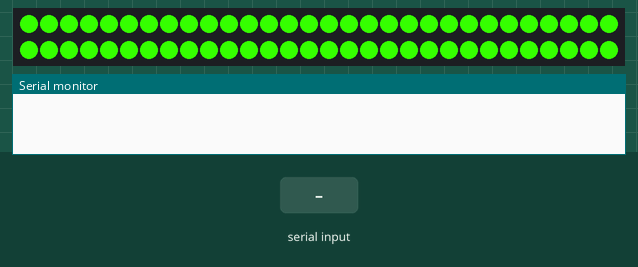
This sketch was run on a simulated Arduino Uno, built with avr-gcc and run on an emulated ATmega328P. On the bench: 60 RGB LEDs in strip order, left to right, continuing on the next row, the last lines printed to the serial monitor. Inputs (shaded band) come from the test bench.

Above: at 1.2 s.
1.3 s: "G" received over Serial
At 1.9 s:
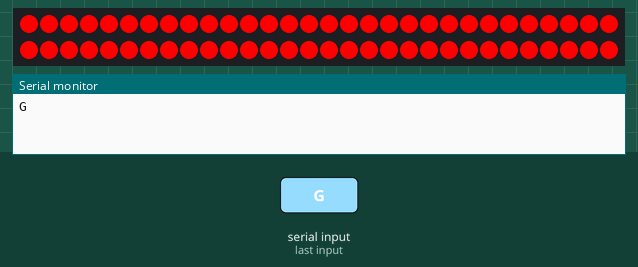
2.8 s: "B" received over Serial
At 3.1 s:
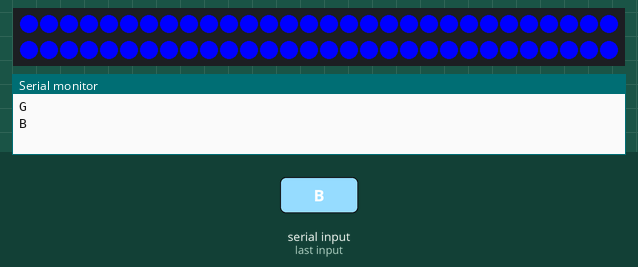
4.3 s: "Y" received over Serial
At 5.4 s:
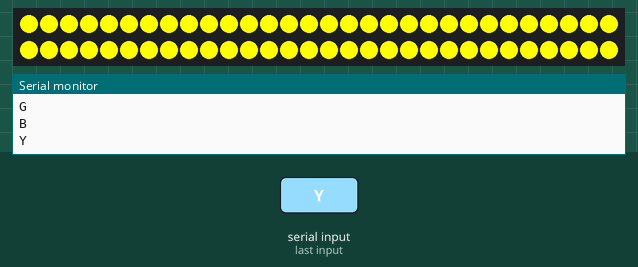
5.8 s: "X" received over Serial
At 6.6 s:
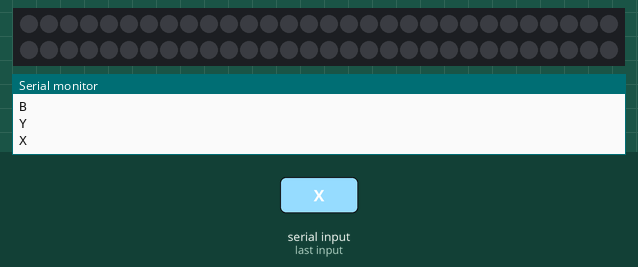
7.3 s: "R" received over Serial
At 7.7 s:
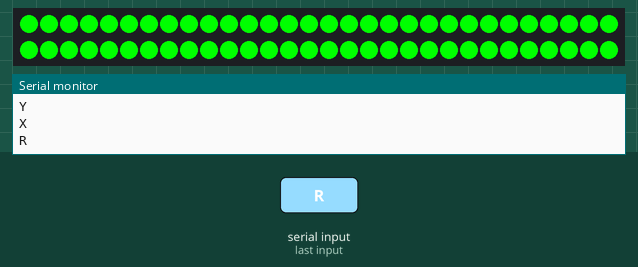
Timing chart, 0 to 9.8 s (numbered marks = the images above; inputs shaded):
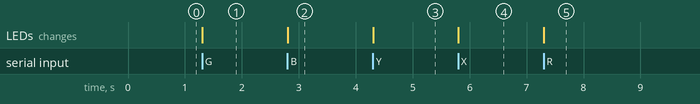

Measured:
- after the input at 1.3 s, the LEDs: change at once (image 1)
- after the input at 2.8 s, the LEDs: change at once (image 2)
- after the input at 4.3 s, the LEDs: change at once (image 3)
- after the input at 5.8 s, the LEDs: change at once (image 4)
- after the input at 7.3 s, the LEDs: change at once (image 5)

The sketch:

Adafruit_Dotstar_Test.ino
```cpp
#include <SPI.h>
#include <Adafruit_DotStar.h>


#define NUMPIXELS 60


// Create the srtip


Adafruit_DotStar strip = Adafruit_DotStar(NUMPIXELS, DOTSTAR_BRG);

uint32_t color = 0x35FF00; //orange

void simpleOn(uint32_t color, int tail, int head) {
  for (int i=tail; i<head; i++){
    strip.setPixelColor(i, color);
  }
  strip.show();
}

void setup() {
  Serial.begin(9600); //initializes the serial port
  strip.begin(); //initializes the strip
  strip.show(); //turn off LEDs within NONPIXELS
}


void loop() {
  int tail = 0;
  int head = 60;
  if (Serial.available() > 0) {
   int colorByte = Serial.read();
    switch (colorByte) {
    case 'R':
      color = 0x00FF00; //red
      Serial.println('R');
      break;
    case 'G':
      color = 0xFF0000; //green
      Serial.println('G');
      break;
    case 'B':
      color = 0x0000FF; //blue
      Serial.println('B');
      break;
    case 'Y':
      color = 0xFFFF00; //yellow
      Serial.println('Y');
      break;
    case 'X':
      color = 0x000000; //off
      Serial.println('X');
      break;
  }
  }

  simpleOn(color, tail, head);
}
```
